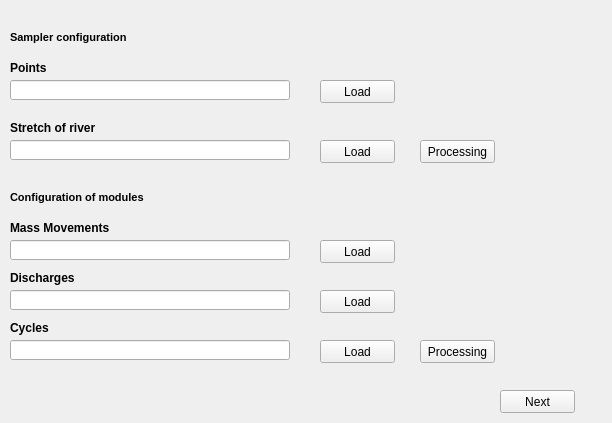
            <widget class="QWidget" name="page_7">
             <property name="geometry">
              <rect>
               <x>0</x>
               <y>0</y>
               <width>612</width>
               <height>423</height>
              </rect>
             </property>
             <attribute name="label">
              <string>Step 7 - Sampler &amp; Modules</string>
             </attribute>
             <widget class="QPushButton" name="Button_Load_tramos">
              <property name="geometry">
               <rect>
                <x>320</x>
                <y>140</y>
                <width>75</width>
                <height>23</height>
               </rect>
              </property>
              <property name="text">
               <string>Load</string>
              </property>
             </widget>
             <widget class="QLabel" name="label_72">
              <property name="geometry">
               <rect>
                <x>10</x>
                <y>120</y>
                <width>131</width>
                <height>16</height>
               </rect>
              </property>
              <property name="text">
               <string>&lt;html&gt;&lt;head/&gt;&lt;body&gt;&lt;p&gt;&lt;span style=&quot; font-weight:600;&quot;&gt;Stretch of river&lt;/span&gt;&lt;/p&gt;&lt;/body&gt;&lt;/html&gt;</string>
              </property>
             </widget>
             <widget class="QLineEdit" name="Path_shp_tramos">
              <property name="geometry">
               <rect>
                <x>10</x>
                <y>140</y>
                <width>280</width>
                <height>20</height>
               </rect>
              </property>
             </widget>
             <widget class="QLineEdit" name="Path_shp_points">
              <property name="geometry">
               <rect>
                <x>10</x>
                <y>80</y>
                <width>280</width>
                <height>20</height>
               </rect>
              </property>
             </widget>
             <widget class="QPushButton" name="Button_Load_Points">
              <property name="geometry">
               <rect>
                <x>320</x>
                <y>80</y>
                <width>75</width>
                <height>23</height>
               </rect>
              </property>
              <property name="text">
               <string>Load</string>
              </property>
             </widget>
             <widget class="QPushButton" name="Button_Run_Muestreador">
              <property name="geometry">
               <rect>
                <x>420</x>
                <y>140</y>
                <width>75</width>
                <height>23</height>
               </rect>
              </property>
              <property name="text">
               <string>Processing</string>
              </property>
             </widget>
             <widget class="QLabel" name="label_71">
              <property name="geometry">
               <rect>
                <x>10</x>
                <y>60</y>
                <width>131</width>
                <height>16</height>
               </rect>
              </property>
              <property name="text">
               <string>&lt;html&gt;&lt;head/&gt;&lt;body&gt;&lt;p&gt;&lt;span style=&quot; font-weight:600;&quot;&gt;Points&lt;/span&gt;&lt;/p&gt;&lt;/body&gt;&lt;/html&gt;</string>
              </property>
             </widget>
             <widget class="QLabel" name="label_36">
              <property name="geometry">
               <rect>
                <x>10</x>
                <y>30</y>
                <width>351</width>
                <height>16</height>
               </rect>
              </property>
              <property name="font">
               <font>
                <pointsize>8</pointsize>
                <weight>75</weight>
                <bold>true</bold>
               </font>
              </property>
              <property name="text">
               <string>&lt;html&gt;&lt;head/&gt;&lt;body&gt;&lt;p&gt;Sampler configuration&lt;/p&gt;&lt;/body&gt;&lt;/html&gt;</string>
              </property>
             </widget>
             <widget class="QLabel" name="label_37">
              <property name="geometry">
               <rect>
                <x>10</x>
                <y>190</y>
                <width>351</width>
                <height>16</height>
               </rect>
              </property>
              <property name="font">
               <font>
                <pointsize>8</pointsize>
                <weight>75</weight>
                <bold>true</bold>
               </font>
              </property>
              <property name="text">
               <string>&lt;html&gt;&lt;head/&gt;&lt;body&gt;&lt;p&gt;Configuration of modules&lt;/p&gt;&lt;/body&gt;&lt;/html&gt;</string>
              </property>
             </widget>
             <widget class="QPushButton" name="Button_Load_Ciclos">
              <property name="geometry">
               <rect>
                <x>320</x>
                <y>340</y>
                <width>75</width>
                <height>23</height>
               </rect>
              </property>
              <property name="text">
               <string>Load</string>
              </property>
             </widget>
             <widget class="QLabel" name="label_73">
              <property name="geometry">
               <rect>
                <x>10</x>
                <y>220</y>
                <width>131</width>
                <height>16</height>
               </rect>
              </property>
              <property name="text">
               <string>&lt;html&gt;&lt;head/&gt;&lt;body&gt;&lt;p&gt;&lt;span style=&quot; font-weight:600;&quot;&gt;Mass Movements&lt;/span&gt;&lt;/p&gt;&lt;/body&gt;&lt;/html&gt;</string>
              </property>
             </widget>
             <widget class="QLineEdit" name="Path_excel_Vertimientos">
              <property name="geometry">
               <rect>
                <x>10</x>
                <y>290</y>
                <width>280</width>
                <height>20</height>
               </rect>
              </property>
             </widget>
             <widget class="QLineEdit" name="Path_excel_Ciclos">
              <property name="geometry">
               <rect>
                <x>10</x>
                <y>340</y>
                <width>280</width>
                <height>20</height>
               </rect>
              </property>
             </widget>
             <widget class="QLineEdit" name="Path_excel_Mov_mass">
              <property name="geometry">
               <rect>
                <x>10</x>
                <y>240</y>
                <width>280</width>
                <height>20</height>
               </rect>
              </property>
             </widget>
             <widget class="QLabel" name="label_74">
              <property name="geometry">
               <rect>
                <x>10</x>
                <y>270</y>
                <width>131</width>
                <height>16</height>
               </rect>
              </property>
              <property name="text">
               <string>&lt;html&gt;&lt;head/&gt;&lt;body&gt;&lt;p&gt;&lt;span style=&quot; font-weight:600;&quot;&gt;Discharges&lt;/span&gt;&lt;/p&gt;&lt;/body&gt;&lt;/html&gt;</string>
              </property>
             </widget>
             <widget class="QLabel" name="label_75">
              <property name="geometry">
               <rect>
                <x>10</x>
                <y>320</y>
                <width>131</width>
                <height>16</height>
               </rect>
              </property>
              <property name="text">
               <string>&lt;html&gt;&lt;head/&gt;&lt;body&gt;&lt;p&gt;&lt;span style=&quot; font-weight:600;&quot;&gt;Cycles&lt;/span&gt;&lt;/p&gt;&lt;/body&gt;&lt;/html&gt;</string>
              </property>
             </widget>
             <widget class="QPushButton" name="Button_Load_Mov_mass">
              <property name="geometry">
               <rect>
                <x>320</x>
                <y>240</y>
                <width>75</width>
                <height>23</height>
               </rect>
              </property>
              <property name="text">
               <string>Load</string>
              </property>
             </widget>
             <widget class="QPushButton" name="Button_Load_Vertimientos">
              <property name="geometry">
               <rect>
                <x>320</x>
                <y>290</y>
                <width>75</width>
                <height>23</height>
               </rect>
              </property>
              <property name="text">
               <string>Load</string>
              </property>
             </widget>
             <widget class="QPushButton" name="Button_Run_Modulos">
              <property name="geometry">
               <rect>
                <x>420</x>
                <y>340</y>
                <width>75</width>
                <height>23</height>
               </rect>
              </property>
              <property name="text">
               <string>Processing</string>
              </property>
             </widget>
             <widget class="QPushButton" name="Button_Step_8">
              <property name="geometry">
               <rect>
                <x>500</x>
                <y>390</y>
                <width>75</width>
                <height>23</height>
               </rect>
              </property>
              <property name="text">
               <string>Next</string>
              </property>
             </widget>
            </widget>
